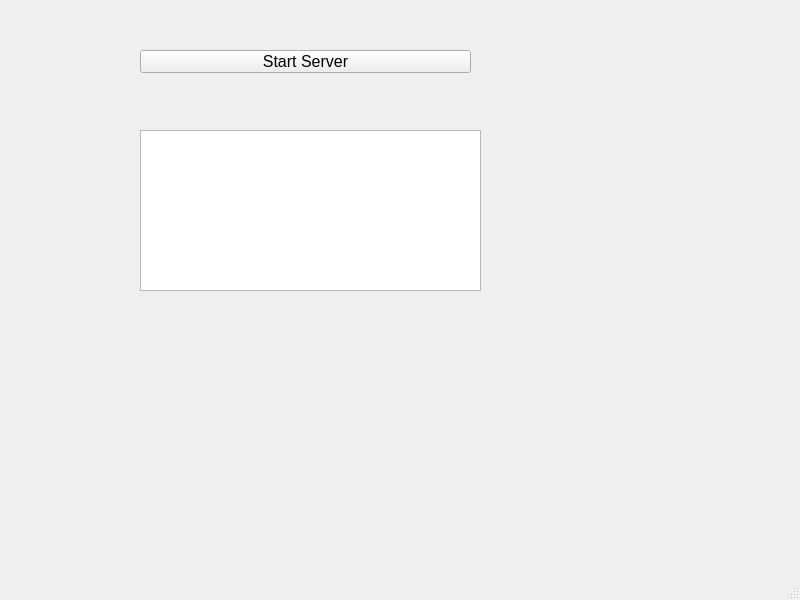
<?xml version="1.0" encoding="UTF-8"?>
<ui version="4.0">
 <class>MainWindow</class>
 <widget class="QMainWindow" name="MainWindow">
  <property name="geometry">
   <rect>
    <x>0</x>
    <y>0</y>
    <width>800</width>
    <height>600</height>
   </rect>
  </property>
  <property name="font">
   <font>
    <pointsize>12</pointsize>
   </font>
  </property>
  <property name="windowTitle">
   <string>MainWindow</string>
  </property>
  <widget class="QWidget" name="centralwidget">
   <widget class="QPushButton" name="pbStartServer">
    <property name="geometry">
     <rect>
      <x>140</x>
      <y>50</y>
      <width>331</width>
      <height>23</height>
     </rect>
    </property>
    <property name="text">
     <string>Start Server</string>
    </property>
   </widget>
   <widget class="QTextEdit" name="teStatus">
    <property name="geometry">
     <rect>
      <x>140</x>
      <y>130</y>
      <width>341</width>
      <height>161</height>
     </rect>
    </property>
   </widget>
  </widget>
  <widget class="QMenuBar" name="menubar">
   <property name="geometry">
    <rect>
     <x>0</x>
     <y>0</y>
     <width>800</width>
     <height>27</height>
    </rect>
   </property>
  </widget>
  <widget class="QStatusBar" name="statusbar"/>
 </widget>
 <resources/>
 <connections/>
</ui>
